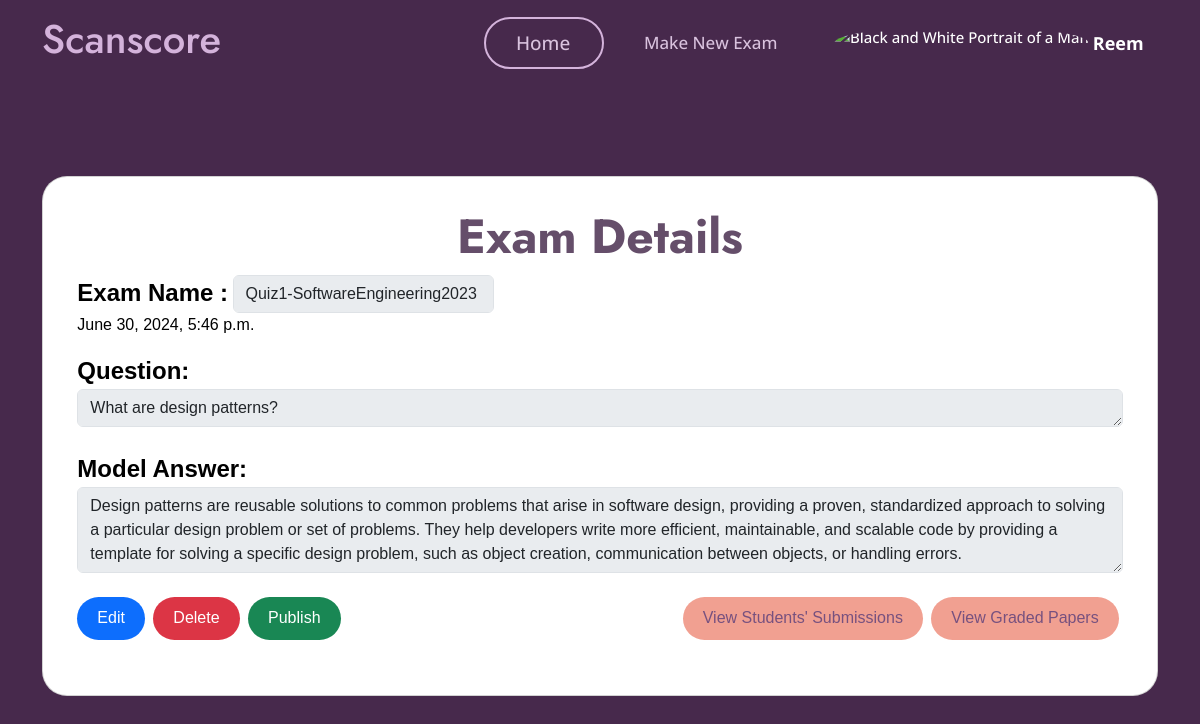
/teacher/exam/28/view/ (signed in), run on an earlier commit of the app's database.
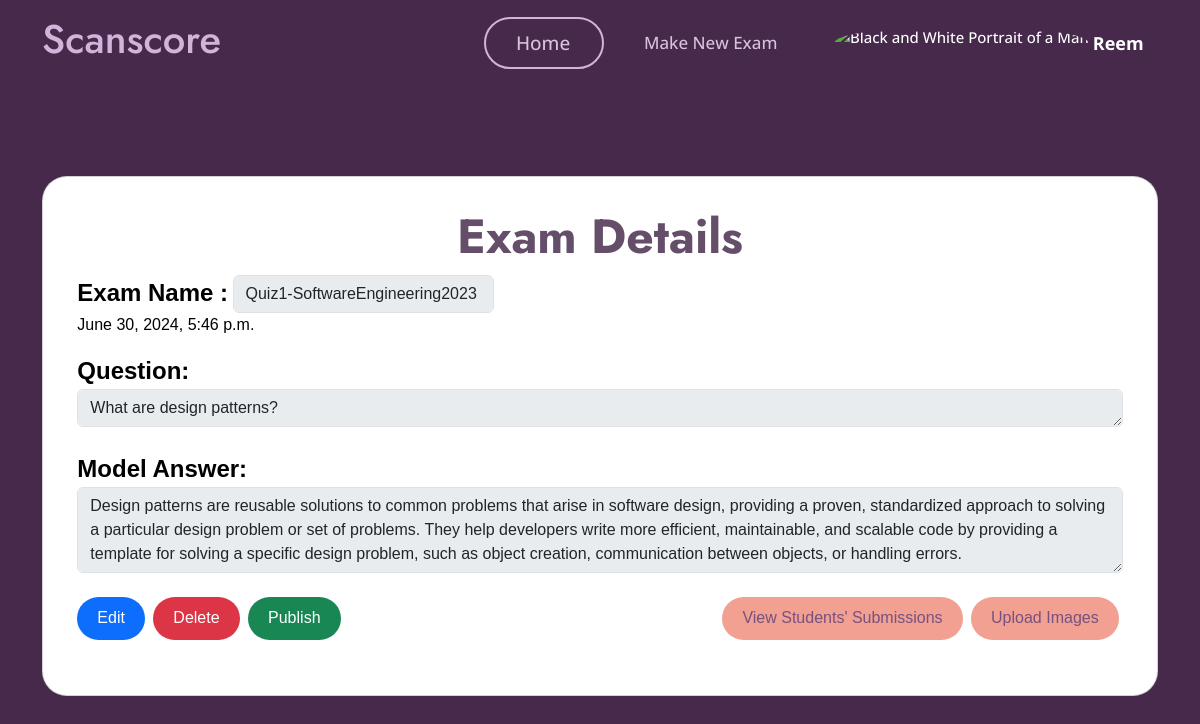
And on a later commit of the database.
### myapp/views.py (the view)
# urls.py: path('teacher/exam/<int:exam_id>/view/', views.view_exam_teacher, name='view_exam_teacher'),
@login_required
def view_exam_teacher(request, exam_id): #this will redirect to the specific exam page where the teacher can view the exam details
    exam = Exam.objects.get(pk=exam_id)
    exam_submissions = ExamSubmission.objects.filter(exam=exam)
    if not (request.user == exam.teacher or hasattr(request.user, 'teacher')):
        return HttpResponseForbidden("You are not authorized to view this exam.")
    return render(request, 'myapp/teacher/view_exam.html', {'exam': exam, 'exam_submissions': exam_submissions})

### templates/myapp/teacher/view_exam.html (shortened to what the changed rows need)
{% load static %}
<!DOCTYPE html>
<html lang="en">
<head>
    <link href="{% static 'vendor/aos/aos.css' %}" rel="stylesheet">
    <link href="{% static 'vendor/bootstrap/css/bootstrap.min.css' %}" rel="stylesheet">
    <link href="{% static 'vendor/bootstrap-icons/bootstrap-icons.css' %}" rel="stylesheet">
    <link href="{% static 'vendor/boxicons/css/boxicons.min.css' %}" rel="stylesheet">
    <link href="{% static 'vendor/glightbox/css/glightbox.min.css' %}" rel="stylesheet">
    <link href="{% static 'vendor/remixicon/remixicon.css' %}" rel="stylesheet">
    <link href="{% static 'vendor/swiper/swiper-bundle.min.css' %}" rel="stylesheet">
    <link href="{% static 'css/style1.css' %}" rel="stylesheet">
    <link href="{% static 'css/main.css' %}" rel="stylesheet">
</head>
<body>
    <header id="header" class="fixed-top">
        <div class="container d-flex align-items-center justify-content-between">
            <h1 class="me-auto"><a href="{% url 'teacher_dashboard' %}" style="color: #d4b3db;">Scanscore</a></h1>
        </div>
    </header>
    <section id="hero" class="d-flex align-items-center"
        style="height: 100vh;font-family: Arial, Helvetica, sans-serif;">
        <div class="container">
            <div class="d-flex flex-column justify-content-center order-2 order-lg-1" data-aos="fade-up"
                data-aos-delay="200">
                <div class="card text-black"
                    style="border-radius: 25px; padding-bottom: 5%;padding-left: 2%; padding-right: 2%;">
                    {% block content %}
                    <div class="container" style="padding-top: 3%;">
                        <h1 style="color: #654e6a;;text-align: center;">Exam Details</h1>
                        <br>
                        <br>
                        <div class="d-flex justify-content-between exam-buttons">
                            <div>
                                {% if exam_submissions.0.is_graded %}
                                <a style="color: #77517f;background-color: #f1a091 !important;border-color: #f1a091;" href="{% url 'view_grades' exam.id %}" class="btn btn-primary me-1">View Grades</a>
                                {% else %}
                                <a style="color: #77517f;background-color: #f1a091 !important;border-color: #f1a091;" href="{% url 'view_submissions' exam.id %}" class="btn btn-primary me-1">View
                                    Students' Submissions</a>
                                {% endif %}
                                {% if exam.ocr_graded %}
                                <a  style=" color: #77517f;background-color: #f1a091 !important;border-color: #f1a091;" href="{% url 'view_grades_ocr' exam.id %}" class="btn btn-primary me-1">View Graded
                                    Papers</a>
                                {% else %}
                                <a style=" color: #77517f;background-color: #f1a091 !important;border-color: #f1a091;" href="{% url 'upload_images' exam.id %}" class="btn btn-primary me-1">Upload
                                    Images</a>
                                {% endif %}
                            </div>
                        </div>
                    </div>
                    {% endblock %}
                </div>
            </div>
    </section>
</body>
</html>

What changed in the data, as far as the page shows it:
changed Exam "Quiz1-SoftwareEngineering2023": ocr_graded True → False (drawn)
Also different on the page:
text no longer shown: "View Graded Papers"
text now shown: "Upload Images"
